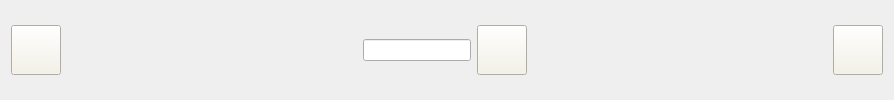
        <widget class="QWidget" name="widget_3" native="true">
         <layout class="QHBoxLayout" name="horizontalLayout_2">
          <item>
           <widget class="QPushButton" name="pushButton_8">
            <property name="minimumSize">
             <size>
              <width>50</width>
              <height>50</height>
             </size>
            </property>
            <property name="styleSheet">
             <string notr="true">background-color: rgb(245, 241, 229);</string>
            </property>
            <property name="text">
             <string/>
            </property>
            <property name="icon">
             <iconset resource="icones.qrc">
              <normaloff>:/icones/icone/menu.png</normaloff>:/icones/icone/menu.png</iconset>
            </property>
            <property name="iconSize">
             <size>
              <width>30</width>
              <height>30</height>
             </size>
            </property>
            <property name="checkable">
             <bool>true</bool>
            </property>
            <property name="checked">
             <bool>false</bool>
            </property>
            <property name="autoRepeat">
             <bool>false</bool>
            </property>
            <property name="autoExclusive">
             <bool>false</bool>
            </property>
            <property name="autoRepeatDelay">
             <number>0</number>
            </property>
            <property name="autoRepeatInterval">
             <number>0</number>
            </property>
           </widget>
          </item>
          <item>
           <spacer name="horizontalSpacer">
            <property name="orientation">
             <enum>Qt::Orientation::Horizontal</enum>
            </property>
            <property name="sizeHint" stdset="0">
             <size>
              <width>296</width>
              <height>20</height>
             </size>
            </property>
           </spacer>
          </item>
          <item>
           <layout class="QHBoxLayout" name="horizontalLayout" stretch="0,0">
            <property name="sizeConstraint">
             <enum>QLayout::SizeConstraint::SetMaximumSize</enum>
            </property>
            <item>
             <widget class="QLineEdit" name="lineEdit">
              <property name="minimumSize">
               <size>
                <width>100</width>
                <height>0</height>
               </size>
              </property>
              <property name="styleSheet">
               <string notr="true">color: rgb(0, 0, 0);
border-color: rgb(0, 0, 0);</string>
              </property>
             </widget>
            </item>
            <item>
             <widget class="QPushButton" name="pushButton_9">
              <property name="minimumSize">
               <size>
                <width>50</width>
                <height>50</height>
               </size>
              </property>
              <property name="styleSheet">
               <string notr="true">background-color: rgb(245, 241, 229);</string>
              </property>
              <property name="text">
               <string/>
              </property>
              <property name="icon">
               <iconset resource="icones.qrc">
                <normaloff>:/icones/icone/serach.png</normaloff>:/icones/icone/serach.png</iconset>
              </property>
              <property name="iconSize">
               <size>
                <width>30</width>
                <height>30</height>
               </size>
              </property>
              <property name="checkable">
               <bool>true</bool>
              </property>
              <property name="autoExclusive">
               <bool>true</bool>
              </property>
             </widget>
            </item>
           </layout>
          </item>
          <item>
           <spacer name="horizontalSpacer_2">
            <property name="orientation">
             <enum>Qt::Orientation::Horizontal</enum>
            </property>
            <property name="sizeHint" stdset="0">
             <size>
              <width>300</width>
              <height>20</height>
             </size>
            </property>
           </spacer>
          </item>
          <item>
           <widget class="QPushButton" name="pushButton_10">
            <property name="minimumSize">
             <size>
              <width>50</width>
              <height>50</height>
             </size>
            </property>
            <property name="styleSheet">
             <string notr="true">background-color: rgb(245, 241, 229);</string>
            </property>
            <property name="text">
             <string/>
            </property>
            <property name="icon">
             <iconset resource="icones.qrc">
              <normaloff>:/icones/icone/reglage.png</normaloff>:/icones/icone/reglage.png</iconset>
            </property>
            <property name="iconSize">
             <size>
              <width>30</width>
              <height>30</height>
             </size>
            </property>
            <property name="checkable">
             <bool>true</bool>
            </property>
            <property name="autoExclusive">
             <bool>true</bool>
            </property>
           </widget>
          </item>
         </layout>
        </widget>
